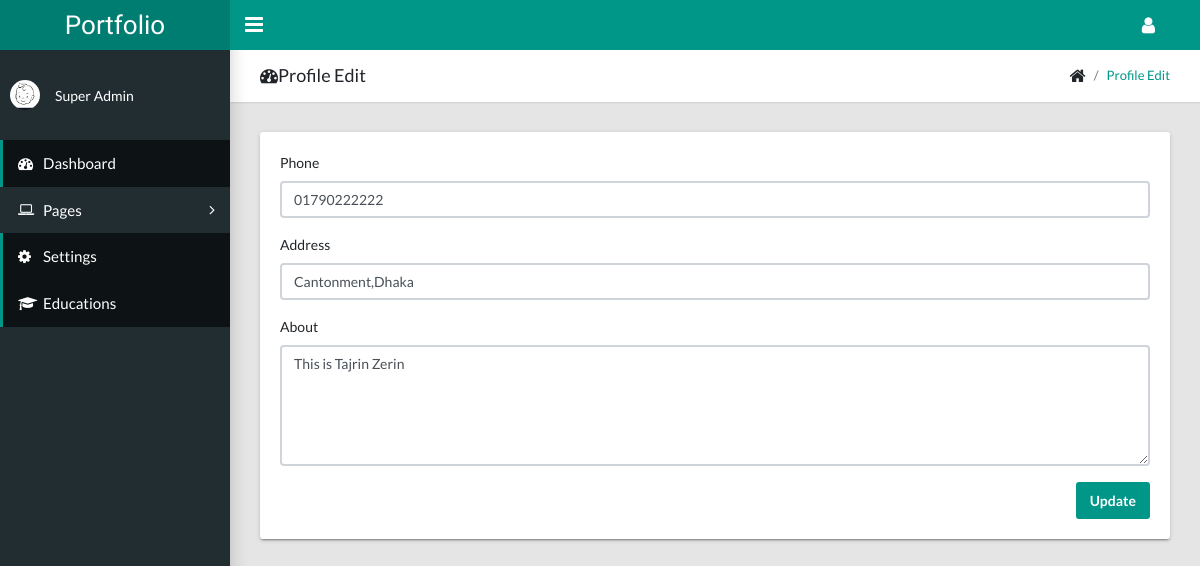
The app's page /systemcontrol/edit_profile.php (signed in) with its own data.
### tables this page shows
CREATE TABLE `profiles` (
  `id` int(191) NOT NULL,
  `user_id` int(191) NOT NULL,
  `phone` varchar(191) DEFAULT NULL,
  `address` longtext,
  `about` longtext,
  `avatar` varchar(191) DEFAULT NULL
);

### core/Database.php (called while the page is built, shortened)
<?php
Class Database
{
	public $host   = DB_HOST;
	public $user   = DB_USER;
	public $pass   = DB_PASS;
	public $dbname = DB_NAME;
	public $link;
	private function connectDB()
	{
		$this->link = new mysqli($this->host, $this->user, $this->pass, $this->dbname);
	 }
	public function select($query)
	{
	  $result = $this->link->query($query) or die($this->link->error.__LINE__);
	  if($result->num_rows > 0){
		return $result;
	  }else{
		return false;
	  }
	 }
}
?>

### core/SessionUser.php (called while the page is built, shortened)
<?php
class SessionUser{
 public static function getUser($key){
  if (isset($_SESSION[$key])) {
   return $_SESSION[$key];
  } else {
   return false;
  }
 }
}
?>

### core/Helper.php (called while the page is built, shortened)
<?php
class Helper{
    private $db;
    public function __construct()
    {
        $this->db = new Database();
    }
	public function getAvatar($user_id)
	{
		$query = "SELECT * FROM `profiles` WHERE `user_id` = '$user_id'";
		$result = $this->db->select($query);
		if($result)
		{
			$userData = $result->fetch_assoc();
			$avatar = $userData['avatar'];
			return $avatar;
		}else{
			$avatar = 'default.png';
			return $avatar;
		}
	}
}
?>

### class/User.php (called while the page is built, shortened)
<?php
class User{
    private $db;
    public function __construct()
    {
        $this->db = new Database();
    }
    public function getProfile()
    {
        $user_id = SessionUser::getUser('user_id');
        $query = "SELECT * FROM profiles WHERE user_id = '$user_id'";
        $result = $this->db->select($query);
        return $result;
    }
}
?>

### systemcontrol/edit_profile.php (the view, shortened to what this page needs)
<?php
  include_once('inc/header.php');
?>
  <body class="app sidebar-mini">
    <?php include_once('inc/navbar.php'); ?>
    <?php include_once('inc/sidebar.php'); ?>
    <main class="app-content">
      <div class="app-title">
        <div>
          <h1><i class="fa fa-dashboard"></i>Profile Edit</h1>
        </div>
        <ul class="app-breadcrumb breadcrumb">
          <li class="breadcrumb-item"><i class="fa fa-home fa-lg"></i></li>
          <li class="breadcrumb-item"><a href="#">Profile Edit</a></li>
        </ul>
      </div>
      <div class="row">
        <div class="col-md-12">
          <div class="tile">
            <div class="row">
              <div class="col-lg-12">
                <?php
                $getProfile = $user->getProfile();
                if($getProfile != false)
                {
                    $profileData = $getProfile->fetch_assoc();
                ?>
                <form action="" method="POST">
                    <div class="form-group">
                        <label for="userPhone">Phone</label>
                        <input class="form-control" name="user_phone" id="userPhone" type="text" value="<?php echo $profileData['phone']; ?>" placeholder="Phone">
                    </div>
                    <div class="form-group">
                        <label for="userAddress">Address</label>
                        <input class="form-control" name="user_address" id="userAddress" type="text" value="<?php echo $profileData['address']; ?>" placeholder="Address">
                    </div>
                    <div class="form-group">
                        <label for="userAbout">About</label>
                        <textarea class="form-control" name="user_about" id="userAbout" cols="30" rows="5" placeholder="About"><?php echo $profileData['about']; ?></textarea>
                    </div>
                    <div class="form-group btn-container">
                        <input type="submit" class="btn btn-primary float-right" name="updateProfile" value="Update" >
                    </div>
                    </form>
                <?php
                }else{
                ?>
                    <div class="alert alert-danger text-center">
                        Profile is not created yet! Please <a href="create_profile.php">click here</a> to create your profile.
                    </div>
                <?php
                }
                ?>
              </div>
            </div>
          </div>
        </div>
      </div>
    </main>
  </body>
</html>

### systemcontrol/inc/sidebar.php (shortened to what this page needs)
<aside class="app-sidebar">
  <div class="app-sidebar__user"><img style="width: 30px;" class="app-sidebar__user-avatar" src="assets/img/avatars/<?php echo $helper->getAvatar(SessionUser::getUser('user_id')); ?>" alt="User Image">
    <div>
      <p class="app-sidebar__user-designation">
        <?php echo SessionUser::getUser('user_fName');?>
        <?php echo SessionUser::getUser('user_lName');?>
      </p>
    </div>
  </div>
  <ul class="app-menu">
    <li><a class="app-menu__item active" href="../../systemcontrol/dashboard.php"><i class="app-menu__icon fa fa-dashboard"></i><span class="app-menu__label">Dashboard</span></a></li>
    <li class="treeview"><a class="app-menu__item" href="#" data-toggle="treeview"><i class="app-menu__icon fa fa-laptop"></i><span class="app-menu__label">Pages</span><i class="treeview-indicator fa fa-angle-right"></i></a>
    </li>
    <li><a class="app-menu__item active" href="../../systemcontrol/setting.php"><i class="app-menu__icon fa fa-cog"></i><span class="app-menu__label">Settings</span></a></li>
    <li><a class="app-menu__item active" href="../../systemcontrol/education.php"><i class="app-menu__icon fa fa-graduation-cap"></i><span class="app-menu__label">Educations</span></a></li>
  </ul>
</aside>

### systemcontrol/assets/css/style.css (style rules this page uses)
.app-title { padding: 15px 30px!important; }
.app-title h1 { font-size: 18px!important; }

### records on screen
profiles: avatar (picture), user_phone "01790222222", user_address "Cantonment,Dhaka", user_about "This is Tajrin Zerin"

### other values on screen
SessionUser::getUser('user_fName') "Super"
SessionUser::getUser('user_lName') "Admin"
